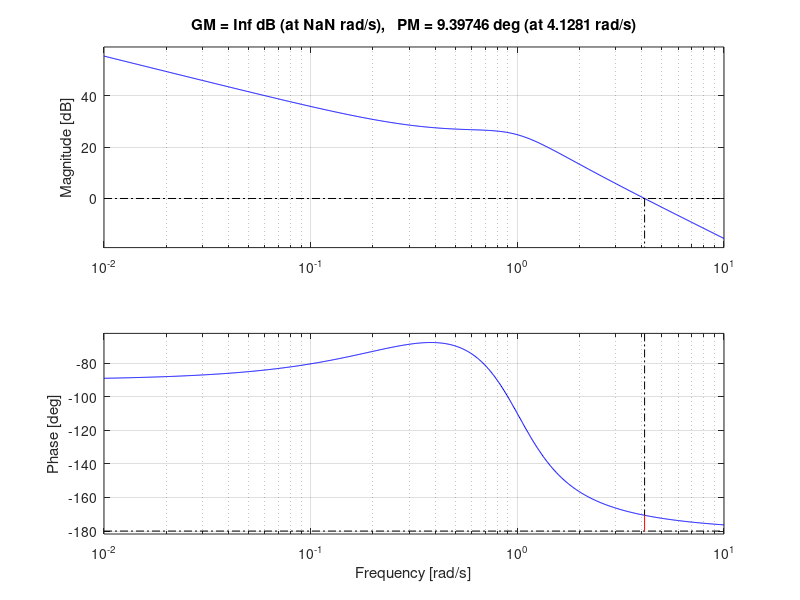

Write MATLAB code to recreate this figure.
s = tf('s'); %set variable for transfer function

G = 1/(s^2+s+1);
[numG, denG]=tfdata(G, 'vec');

% PID control
Kp = 15;
Kd = 1.5;
Ki = 6;
K = Kp+Kd+Ki/s;

L=G*K;
Gcl=L/(1+L); %closed loop
Gcl_cancled = minreal(Gcl);

%              16.5 s^4 + 22.5 s^3 + 22.5 s^2 + 6 s
% Gcl = --------------------------------------------------
%       s^6 + 2 s^5 + 19.5 s^4 + 24.5 s^3 + 23.5 s^2 + 6 s
%
%                     16.5 s + 6
% Gcl_cancled = ----------------------
%               s^3 + s^2 + 17.5 s + 6

[GM,PM,wpc,wgc]=margin(L);
margin(L) %show Bode


